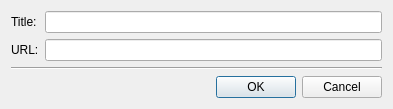
<ui version="4.0" >
 <class>AddLinkDialog</class>
 <widget class="QDialog" name="AddLinkDialog" >
  <property name="windowTitle" >
   <string>Insert Link</string>
  </property>
  <property name="sizeGripEnabled" >
   <bool>false</bool>
  </property>
  <property name="modal" >
   <bool>true</bool>
  </property>
  <layout class="QVBoxLayout" name="verticalLayout" >
   <item>
    <layout class="QFormLayout" >
     <item row="0" column="0" >
      <widget class="QLabel" name="label" >
       <property name="text" >
        <string>Title:</string>
       </property>
      </widget>
     </item>
     <item row="0" column="1" >
      <widget class="QLineEdit" name="titleInput" >
       <property name="minimumSize" >
        <size>
         <width>337</width>
         <height>0</height>
        </size>
       </property>
      </widget>
     </item>
     <item row="1" column="0" >
      <widget class="QLabel" name="label_2" >
       <property name="text" >
        <string>URL:</string>
       </property>
      </widget>
     </item>
     <item row="1" column="1" >
      <widget class="QLineEdit" name="urlInput" />
     </item>
    </layout>
   </item>
   <item>
    <spacer name="verticalSpacer" >
     <property name="orientation" >
      <enum>Qt::Vertical</enum>
     </property>
     <property name="sizeHint" stdset="0" >
      <size>
       <width>0</width>
       <height>0</height>
      </size>
     </property>
    </spacer>
   </item>
   <item>
    <widget class="Line" name="line" >
     <property name="orientation" >
      <enum>Qt::Horizontal</enum>
     </property>
    </widget>
   </item>
   <item>
    <widget class="QDialogButtonBox" name="buttonBox" >
     <property name="orientation" >
      <enum>Qt::Horizontal</enum>
     </property>
     <property name="standardButtons" >
      <set>QDialogButtonBox::Cancel|QDialogButtonBox::Ok</set>
     </property>
    </widget>
   </item>
  </layout>
 </widget>
 <resources/>
 <connections>
  <connection>
   <sender>buttonBox</sender>
   <signal>accepted()</signal>
   <receiver>AddLinkDialog</receiver>
   <slot>accept()</slot>
   <hints>
    <hint type="sourcelabel" >
     <x>248</x>
     <y>254</y>
    </hint>
    <hint type="destinationlabel" >
     <x>157</x>
     <y>274</y>
    </hint>
   </hints>
  </connection>
  <connection>
   <sender>buttonBox</sender>
   <signal>rejected()</signal>
   <receiver>AddLinkDialog</receiver>
   <slot>reject()</slot>
   <hints>
    <hint type="sourcelabel" >
     <x>316</x>
     <y>260</y>
    </hint>
    <hint type="destinationlabel" >
     <x>286</x>
     <y>274</y>
    </hint>
   </hints>
  </connection>
 </connections>
</ui>
